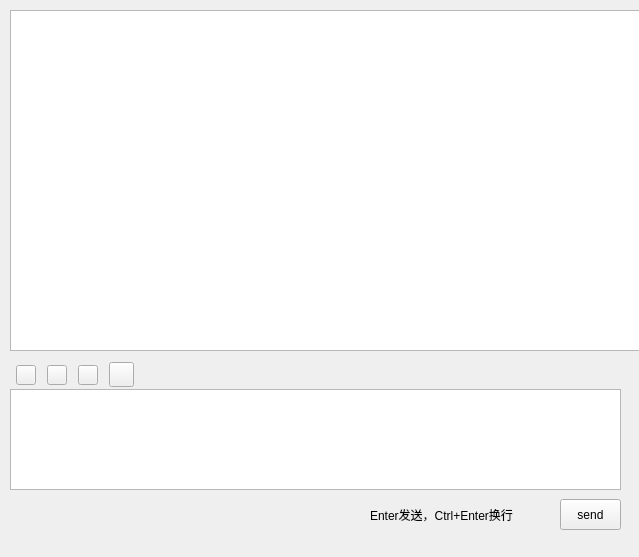
<?xml version="1.0" encoding="UTF-8"?>
<ui version="4.0">
 <class>ChatWidget</class>
 <widget class="QWidget" name="ChatWidget">
  <property name="geometry">
   <rect>
    <x>0</x>
    <y>0</y>
    <width>639</width>
    <height>557</height>
   </rect>
  </property>
  <property name="windowTitle">
   <string>Form</string>
  </property>
  <widget class="QWidget" name="m_widget" native="true">
   <property name="geometry">
    <rect>
     <x>0</x>
     <y>359</y>
     <width>639</width>
     <height>200</height>
    </rect>
   </property>
   <property name="minimumSize">
    <size>
     <width>0</width>
     <height>200</height>
    </size>
   </property>
   <property name="maximumSize">
    <size>
     <width>16777215</width>
     <height>200</height>
    </size>
   </property>
   <widget class="MyTextEdit" name="m_textInput">
    <property name="geometry">
     <rect>
      <x>10</x>
      <y>30</y>
      <width>611</width>
      <height>101</height>
     </rect>
    </property>
    <property name="maximumSize">
     <size>
      <width>16777215</width>
      <height>200</height>
     </size>
    </property>
   </widget>
   <widget class="QWidget" name="m_toolWidget" native="true">
    <property name="geometry">
     <rect>
      <x>10</x>
      <y>0</y>
      <width>481</width>
      <height>30</height>
     </rect>
    </property>
    <property name="minimumSize">
     <size>
      <width>40</width>
      <height>30</height>
     </size>
    </property>
    <property name="maximumSize">
     <size>
      <width>16777215</width>
      <height>30</height>
     </size>
    </property>
    <widget class="QWidget" name="horizontalLayoutWidget_2">
     <property name="geometry">
      <rect>
       <x>0</x>
       <y>0</y>
       <width>131</width>
       <height>32</height>
      </rect>
     </property>
     <layout class="QHBoxLayout" name="m_horizontalLayout_2">
      <property name="spacing">
       <number>5</number>
      </property>
      <item>
       <widget class="QPushButton" name="m_emotionBtn">
        <property name="minimumSize">
         <size>
          <width>20</width>
          <height>20</height>
         </size>
        </property>
        <property name="maximumSize">
         <size>
          <width>20</width>
          <height>20</height>
         </size>
        </property>
        <property name="text">
         <string/>
        </property>
       </widget>
      </item>
      <item>
       <widget class="QPushButton" name="m_btnImage">
        <property name="minimumSize">
         <size>
          <width>20</width>
          <height>20</height>
         </size>
        </property>
        <property name="maximumSize">
         <size>
          <width>20</width>
          <height>20</height>
         </size>
        </property>
        <property name="cursor">
         <cursorShape>PointingHandCursor</cursorShape>
        </property>
        <property name="text">
         <string/>
        </property>
        <property name="icon">
         <iconset>
          <normaloff>Resources/tu_pian.png</normaloff>Resources/tu_pian.png</iconset>
        </property>
       </widget>
      </item>
      <item>
       <widget class="QPushButton" name="m_shotScreenBtn">
        <property name="minimumSize">
         <size>
          <width>20</width>
          <height>20</height>
         </size>
        </property>
        <property name="maximumSize">
         <size>
          <width>20</width>
          <height>20</height>
         </size>
        </property>
        <property name="cursor">
         <cursorShape>PointingHandCursor</cursorShape>
        </property>
        <property name="text">
         <string/>
        </property>
        <property name="icon">
         <iconset>
          <normaloff>Resources/jietu.png</normaloff>Resources/jietu.png</iconset>
        </property>
       </widget>
      </item>
      <item>
       <widget class="QPushButton" name="m_fileBtn">
        <property name="minimumSize">
         <size>
          <width>25</width>
          <height>25</height>
         </size>
        </property>
        <property name="maximumSize">
         <size>
          <width>25</width>
          <height>25</height>
         </size>
        </property>
        <property name="cursor">
         <cursorShape>PointingHandCursor</cursorShape>
        </property>
        <property name="text">
         <string/>
        </property>
       </widget>
      </item>
     </layout>
    </widget>
   </widget>
   <widget class="QPushButton" name="m_btnSend">
    <property name="geometry">
     <rect>
      <x>560</x>
      <y>140</y>
      <width>61</width>
      <height>31</height>
     </rect>
    </property>
    <property name="cursor">
     <cursorShape>PointingHandCursor</cursorShape>
    </property>
    <property name="styleSheet">
     <string notr="true"/>
    </property>
    <property name="text">
     <string>send</string>
    </property>
   </widget>
   <widget class="QLabel" name="m_label">
    <property name="geometry">
     <rect>
      <x>370</x>
      <y>145</y>
      <width>171</width>
      <height>21</height>
     </rect>
    </property>
    <property name="text">
     <string>Enter发送，Ctrl+Enter换行</string>
    </property>
   </widget>
  </widget>
  <widget class="QWidget" name="m_widget_2" native="true">
   <property name="geometry">
    <rect>
     <x>0</x>
     <y>0</y>
     <width>641</width>
     <height>359</height>
    </rect>
   </property>
   <widget class="QListWidget" name="m_listWidget">
    <property name="geometry">
     <rect>
      <x>10</x>
      <y>10</y>
      <width>631</width>
      <height>341</height>
     </rect>
    </property>
    <property name="sizePolicy">
     <sizepolicy hsizetype="Expanding" vsizetype="Expanding">
      <horstretch>0</horstretch>
      <verstretch>0</verstretch>
     </sizepolicy>
    </property>
    <property name="minimumSize">
     <size>
      <width>0</width>
      <height>0</height>
     </size>
    </property>
    <property name="focusPolicy">
     <enum>Qt::NoFocus</enum>
    </property>
    <property name="styleSheet">
     <string notr="true">font: 12pt &quot;微软雅黑&quot;;</string>
    </property>
    <property name="horizontalScrollBarPolicy">
     <enum>Qt::ScrollBarAlwaysOff</enum>
    </property>
    <property name="dragEnabled">
     <bool>false</bool>
    </property>
    <property name="selectionMode">
     <enum>QAbstractItemView::NoSelection</enum>
    </property>
   </widget>
  </widget>
 </widget>
 <customwidgets>
  <customwidget>
   <class>MyTextEdit</class>
   <extends>QTextEdit</extends>
   <header location="global">mytextedit.h</header>
  </customwidget>
 </customwidgets>
 <resources/>
 <connections/>
</ui>
